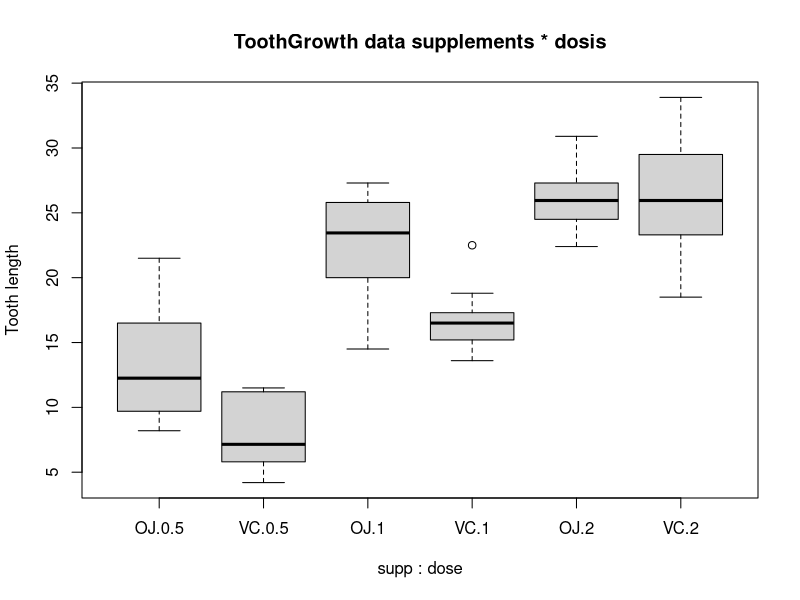

Write R code to recreate this figure.
## ---- chunk 1
library(ggplot2)
library(datasets)
data(ToothGrowth)
head(ToothGrowth)
str(ToothGrowth)
summary(ToothGrowth)
## ---- chunk 2
boxplot(len ~ supp * dose, data = ToothGrowth, ylab="Tooth length", main="ToothGrowth data supplements * dosis")
## ---- chunk 3
OJ = c(mean(ToothGrowth[ToothGrowth$supp == "VC",]$len), sd(ToothGrowth[ToothGrowth$supp == "VC",]$len)) 
VC = c(mean(ToothGrowth[ToothGrowth$supp == "OJ",]$len), sd(ToothGrowth[ToothGrowth$supp == "OJ",]$len)) 
data.frame(OJ, VC, row.names = c("mean", "variance"))
## ---- chunk 4
t.test(len ~ supp, data = ToothGrowth)
## ---- chunk 5
t.test(len ~ dose, data = subset (ToothGrowth, dose %in% c(0.5, 1.0)))
t.test(len ~ dose, data = subset (ToothGrowth, dose %in% c(0.5, 2.0)))
t.test(len ~ dose, data = subset (ToothGrowth, dose %in% c(1,0, 2.0)))
